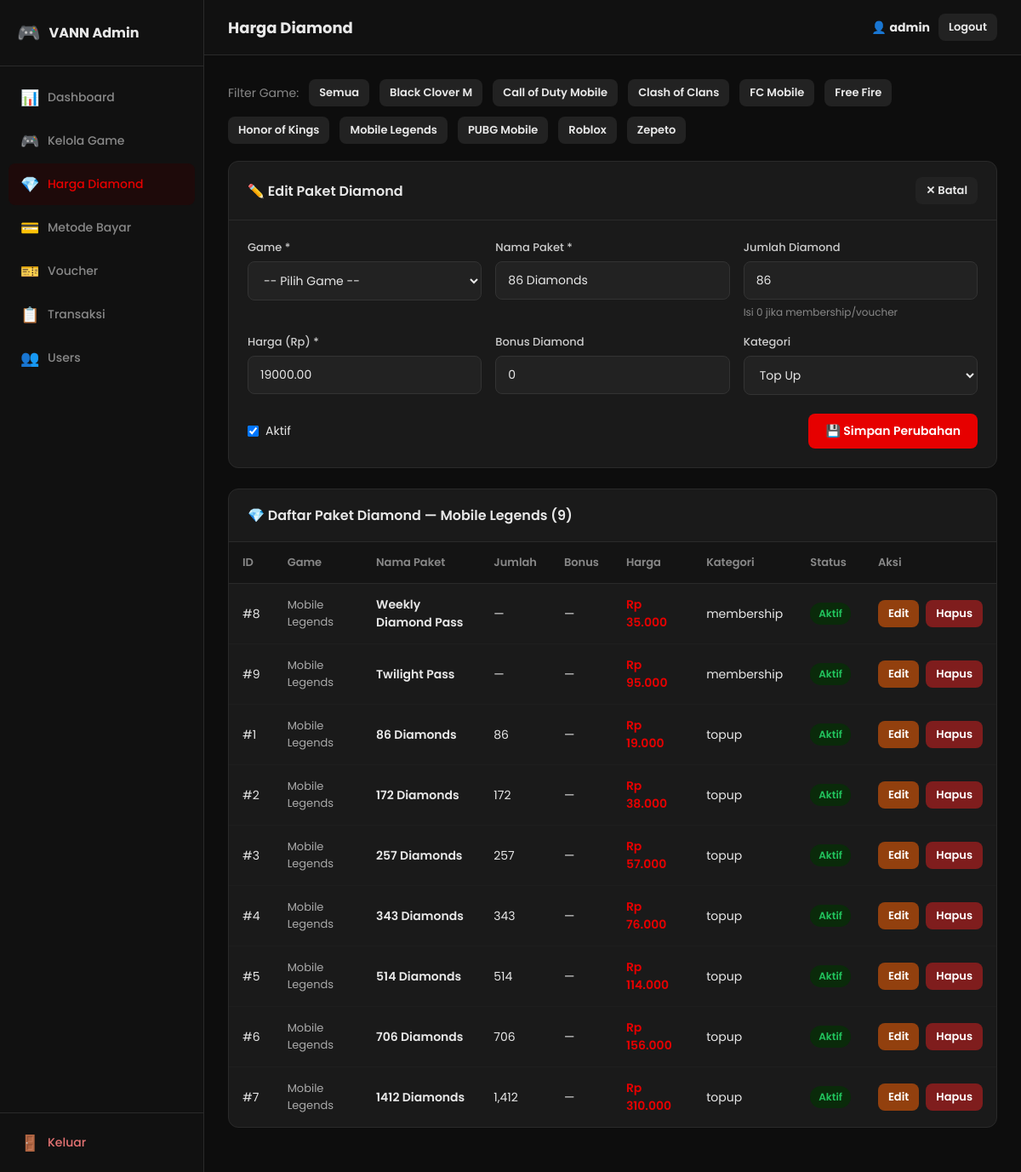
The page /admin/?page=packages&edit=1 on the database its author committed.
### tables this page shows
CREATE TABLE IF NOT EXISTS diamond_packages (
    package_id INT AUTO_INCREMENT PRIMARY KEY,
    game_id INT NOT NULL,
    package_name VARCHAR(150) NOT NULL,    
    amount INT DEFAULT 0,                   
    price DECIMAL(12,2) NOT NULL,           
    bonus_amount INT DEFAULT 0,             
    category VARCHAR(50) DEFAULT 'topup',  
    is_active TINYINT(1) DEFAULT 1,
    created_at DATETIME DEFAULT NOW(),
    FOREIGN KEY (game_id) REFERENCES games(game_id) ON DELETE CASCADE
);

CREATE TABLE IF NOT EXISTS games (
    game_id INT AUTO_INCREMENT PRIMARY KEY,
    game_name VARCHAR(150) NOT NULL,
    publisher VARCHAR(100),
    category ENUM('topup','via_login','voucher','live_app') DEFAULT 'topup',
    image_path VARCHAR(255),
    description TEXT,
    is_popular TINYINT(1) DEFAULT 0,
    is_featured TINYINT(1) DEFAULT 0,
    is_active TINYINT(1) DEFAULT 1,
    created_at DATETIME DEFAULT NOW()
);

### config/helpers.php (called while the page is built, shortened)
<?php
function formatRupiah(float $amount): string {
    return 'Rp ' . number_format($amount, 0, ',', '.');
}
function esc(string $str): string {
    return htmlspecialchars($str, ENT_QUOTES, 'UTF-8');
}

### admin/pages/packages.php (the view, shortened to what this page needs)
<?php
$filter_game_id = intval($_GET['game_id'] ?? 0);
$edit = null;
if (isset($_GET['edit'])) {
    $eid  = intval($_GET['edit']);
    $edit = $conn->query("SELECT * FROM diamond_packages WHERE package_id=$eid")->fetch_assoc();
    if ($edit && !$filter_game_id) $filter_game_id = $edit['game_id'];
}
$games_list = $conn->query("SELECT game_id, game_name FROM games WHERE is_active=1 ORDER BY game_name");
$games_map  = [];
while ($gm = $games_list->fetch_assoc()) $games_map[$gm['game_id']] = $gm['game_name'];
$where_pkg = $filter_game_id ? "WHERE dp.game_id=$filter_game_id" : '';
$packages  = $conn->query("SELECT dp.*, g.game_name FROM diamond_packages dp LEFT JOIN games g ON dp.game_id=g.game_id $where_pkg ORDER BY dp.game_id, dp.category, dp.price ASC");
?>
<div style="margin-bottom:20px;display:flex;align-items:center;gap:12px;flex-wrap:wrap;">
  <span style="font-size:14px;color:#888;">Filter Game:</span>
  <a href="?page=packages" class="btn btn-sm <?= !$filter_game_id ? 'btn-primary' : 'btn-secondary' ?>">Semua</a>
  <?php foreach ($games_map as $gid => $gname): ?>
  <a href="?page=packages&game_id=<?= $gid ?>" class="btn btn-sm <?= $filter_game_id === $gid ? 'btn-primary' : 'btn-secondary' ?>">
    <?= esc($gname) ?>
  </a>
  <?php endforeach; ?>
</div>
<div class="section-card" style="margin-bottom:24px;">
  <div class="section-header">
    <h2><?= $edit ? '✏️ Edit Paket Diamond' : '➕ Tambah Paket Diamond' ?></h2>
    <?php if ($edit): ?>
    <a href="?page=packages<?= $filter_game_id ? '&game_id='.$filter_game_id : '' ?>" class="btn btn-sm btn-secondary">✕ Batal</a>
    <?php endif; ?>
  </div>
  <form method="POST">
    <div class="form-grid">
      <div class="field">
        <label>Game *</label>
        <select name="game_id" required>
          <option value="">-- Pilih Game --</option>
        </select>
      </div>
      <div class="field">
        <label>Nama Paket *</label>
        <input type="text" name="package_name" value="<?= esc($edit['package_name'] ?? '') ?>" placeholder="Contoh: 86 Diamonds" required>
      </div>
      <div class="field">
        <label>Jumlah Diamond</label>
        <input type="number" name="amount" value="<?= $edit['amount'] ?? 0 ?>" min="0" placeholder="0 = tidak berlaku">
        <span class="hint">Isi 0 jika membership/voucher</span>
      </div>
      <div class="field">
  <label>Harga (Rp) *</label>
  <input type="number" name="price" value="<?= $edit['price'] ?? '' ?>" step="any" min="1" placeholder="Contoh: 19000" required>
</div>
      <div class="field">
        <label>Bonus Diamond</label>
        <input type="number" name="bonus_amount" value="<?= $edit['bonus_amount'] ?? 0 ?>" min="0" placeholder="0 jika tidak ada bonus">
      </div>
      <div class="field">
        <label>Kategori</label>
        <select name="category">
          <option value="topup" <?= (($edit['category'] ?? 'topup') === 'topup') ? 'selected' : '' ?>>Top Up</option>
        </select>
      </div>
    </div>
    <div style="display:flex;gap:20px;padding:0 22px 22px;align-items:center;">
      <label style="display:flex;align-items:center;gap:8px;font-size:14px;cursor:pointer;">
        <input type="checkbox" name="is_active" <?= (($edit['is_active'] ?? 1) ? 'checked' : '') ?>> Aktif
      </label>
      <button type="submit" class="btn btn-primary" style="margin-left:auto;">
        <?= $edit ? '💾 Simpan Perubahan' : '➕ Tambah Paket' ?>
      </button>
    </div>
  </form>
</div>
<div class="section-card">
  <div class="section-header">
    <h2>💎 Daftar Paket Diamond <?= $filter_game_id ? '— '.esc($games_map[$filter_game_id] ?? '') : '(Semua Game)' ?> (<?= $packages->num_rows ?>)</h2>
  </div>
  <div class="table-wrap">
    <table>
      <thead>
        <tr>
          <th>ID</th><th>Game</th><th>Nama Paket</th><th>Jumlah</th>
          <th>Bonus</th><th>Harga</th><th>Kategori</th><th>Status</th><th>Aksi</th>
        </tr>
      </thead>
      <tbody>
        <?php if ($packages->num_rows === 0): ?>
        <tr><td colspan="9"><div class="empty-state"><div class="icon">💎</div><p>Belum ada paket.</p></div></td></tr>
        <?php else: ?>
        <?php while ($p = $packages->fetch_assoc()): ?>
        <tr>
          <td>#<?= $p['package_id'] ?></td>
          <td style="font-size:13px;color:#aaa;"><?= esc($p['game_name']) ?></td>
          <td style="font-weight:600;"><?= esc($p['package_name']) ?></td>
          <td><?= $p['amount'] > 0 ? number_format($p['amount']) : '—' ?></td>
          <td><?= $p['bonus_amount'] > 0 ? '+'.number_format($p['bonus_amount']) : '—' ?></td>
          <td style="font-weight:600;color:#e60000;"><?= formatRupiah($p['price']) ?></td>
          <td><?= esc($p['category']) ?></td>
          <td>
            <a href="?page=packages&toggle=<?= $p['package_id'] ?><?= $filter_game_id ? '&game_id='.$filter_game_id : '' ?>" style="text-decoration:none;">
              <span class="badge-status <?= $p['is_active'] ? 'badge-active' : 'badge-inactive' ?>">
                <?= $p['is_active'] ? 'Aktif' : 'Nonaktif' ?>
              </span>
            </a>
          </td>
          <td>
            <div class="cell-actions">
              <a href="?page=packages&edit=<?= $p['package_id'] ?><?= $filter_game_id ? '&game_id='.$filter_game_id : '' ?>" class="btn btn-sm btn-warning">Edit</a>
              <a href="?page=packages&delete=<?= $p['package_id'] ?><?= $filter_game_id ? '&game_id='.$filter_game_id : '' ?>"
                 class="btn btn-sm btn-danger"
                 onclick="return confirm('Hapus paket ini?')">Hapus</a>
            </div>
          </td>
        </tr>
        <?php endwhile; ?>
        <?php endif; ?>
      </tbody>
    </table>
  </div>
</div>

### admin/assets/admin.css (style rules this page uses)
:root { --bg: #0d0d0d; --sidebar-bg: #111; --sidebar-w: 240px; --card-bg: #1a1a1a; --card-bg2: #222; --border: #2a2a2a; --text: #e8e8e8; --text-muted: #888; --red: #e60000; --red-dark: #b00; --green: #22c55e; --blue: #3b82f6; --yellow: #f59e0b; --radius: 12px; }
*, *::before, *::after { margin:0; padding:0; box-sizing:border-box; }
html { font-size: 15px; }
body { background:var(--bg); color:var(--text); font-family:'Poppins',Arial,sans-serif; display:flex; min-height:100vh; }
.section-card { background:var(--card-bg); border-radius:var(--radius); border:1px solid var(--border); overflow:hidden; margin-bottom:24px; }
.section-header { display:flex; align-items:center; justify-content:space-between; padding:18px 22px; border-bottom:1px solid var(--border); }
.section-header h2 { font-size:16px; font-weight:600; }
.form-grid { display:grid; grid-template-columns:repeat(auto-fit,minmax(240px,1fr)); gap:16px; padding:22px; }
.field { display:flex; flex-direction:column; gap:6px; }
.field label { font-size:13px; font-weight:500; color:#ccc; }
.field input, .field select, .field textarea { padding:11px 14px; background:var(--card-bg2); border:1px solid #333; border-radius:8px; color:var(--text); font-size:14px; font-family:inherit; outline:none; transition:border-color .2s; }
.field .hint { font-size:12px; color:var(--text-muted); }
.btn { display:inline-flex; align-items:center; gap:6px; padding:10px 20px; border:none; border-radius:8px; font-size:14px; font-weight:600; cursor:pointer; transition:all .2s; text-decoration:none; font-family:inherit; }
.btn-primary { background:var(--red); color:#fff; }
.btn-warning { background:#92400e; color:#fff; }
.btn-danger { background:#7f1d1d; color:#fff; }
.btn-secondary { background:var(--card-bg2); color:var(--text); }
.btn-sm { padding:6px 12px; font-size:13px; }
.table-wrap { overflow-x:auto; }
table { width:100%; border-collapse:collapse; }
thead th { padding:14px 16px; text-align:left; font-size:13px; font-weight:600; color:var(--text-muted); background:#141414; border-bottom:1px solid var(--border); }
tbody td { padding:14px 16px; font-size:14px; border-bottom:1px solid #1e1e1e; vertical-align:middle; }
tbody tr:last-child td { border-bottom:none; }
.cell-actions { display:flex; gap:8px; }
.badge-status { padding:4px 10px; border-radius:20px; font-size:12px; font-weight:600; display:inline-block; }
.badge-active { background:#0a2a0a; color:var(--green); }

### rows shown on the page
diamond_packages: package_name "86 Diamonds", amount "86", price "19000.00", bonus_amount "0", category "Top Up", is_active "☑", game "Mobile Legends", package_id "1", game.game_name "Mobile Legends", price "Rp 19.000", category "topup", shows "Aktif"
diamond_packages: package_id "8", game.game_name "Mobile Legends", package_name "Weekly Diamond Pass", price "Rp 35.000", category "membership", is_active "Aktif"
diamond_packages: package_id "9", game.game_name "Mobile Legends", package_name "Twilight Pass", price "Rp 95.000", category "membership", is_active "Aktif"
diamond_packages: package_id "2", game.game_name "Mobile Legends", package_name "172 Diamonds", amount "172", price "Rp 38.000", category "topup", is_active "Aktif"
diamond_packages: package_id "3", game.game_name "Mobile Legends", package_name "257 Diamonds", amount "257", price "Rp 57.000", category "topup", is_active "Aktif"
diamond_packages: package_id "4", game.game_name "Mobile Legends", package_name "343 Diamonds", amount "343", price "Rp 76.000", category "topup", is_active "Aktif"
diamond_packages: package_id "5", game.game_name "Mobile Legends", package_name "514 Diamonds", amount "514", price "Rp 114.000", category "topup", is_active "Aktif"
diamond_packages: package_id "6", game.game_name "Mobile Legends", package_name "706 Diamonds", amount "706", price "Rp 156.000", category "topup", is_active "Aktif"
diamond_packages: package_id "7", game.game_name "Mobile Legends", package_name "1412 Diamonds", amount "1,412", price "Rp 310.000", category "topup", is_active "Aktif"

### other values the page prints
$m['icon'] "📊"
$m['label'] "Dashboard"
$m['icon'] "🎮"
$m['label'] "Kelola Game"
$m['icon'] "💎"
$m['label'] "Harga Diamond"
$m['icon'] "💳"
$m['label'] "Metode Bayar"
$m['icon'] "🎫"
$m['label'] "Voucher"
$m['icon'] "📋"
$m['label'] "Transaksi"
$m['icon'] "👥"
$m['label'] "Users"
$pageTitle "Harga Diamond"
